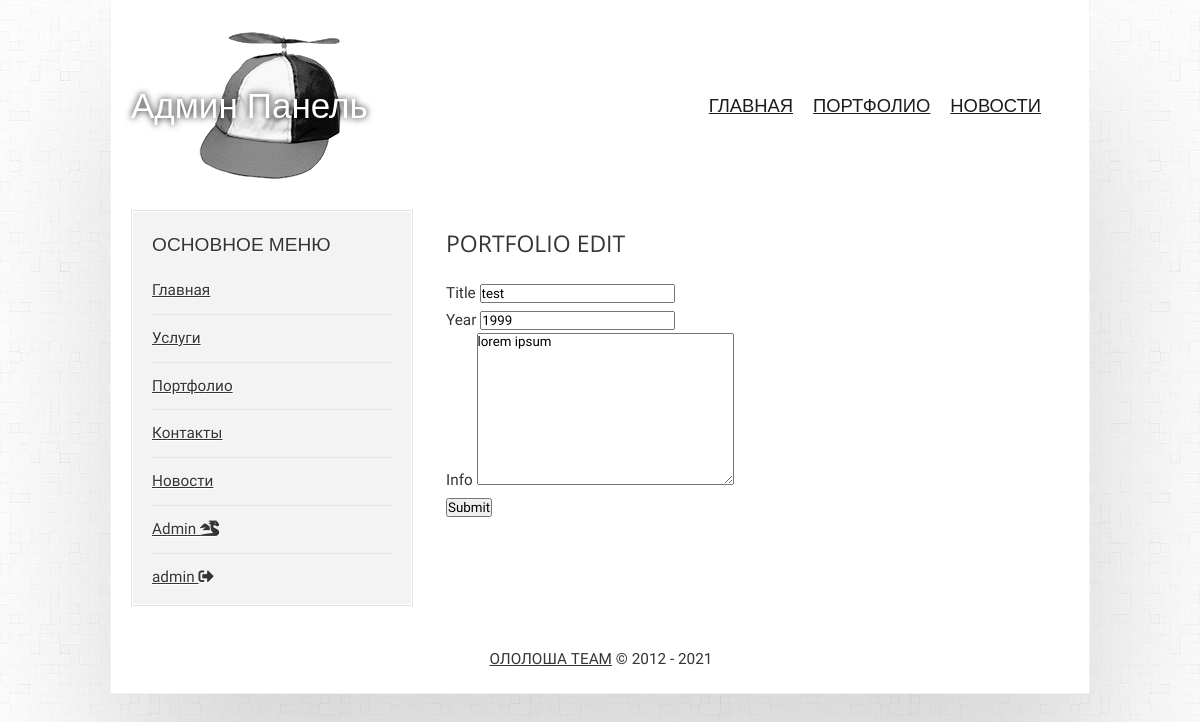
Page /admin/edit/?table=portfolio&id=5 (signed in) on the earlier database version.
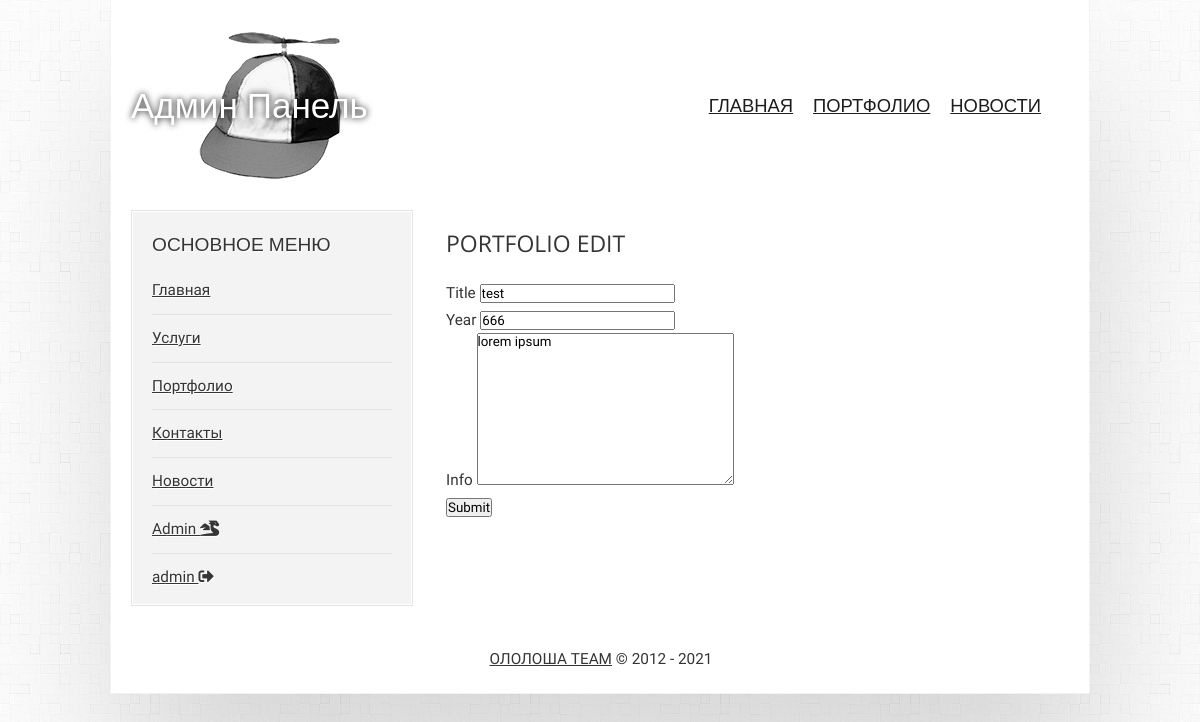
Same page on the later database version.
### tables this page shows
CREATE TABLE `portfolio` (
  `ID` int(11) NOT NULL,
  `Year` int(11) NOT NULL,
  `Name` varchar(255) NOT NULL,
  `Info` text NOT NULL
);

### application/core/view.php (called while the page is built)
<?php
class View
{
	function generate($content_view, $template_view, $data = null)
	{
		include 'application/views/'.$template_view;
	}
}

### application/bootstrap.php (called while the page is built, shortened)
<?php
require_once 'core/model.php';
require_once 'core/view.php';
Route::start();

### index.php (called while the page is built, shortened)
<?php
require_once 'application/bootstrap.php';

### application/core/model.php (called while the page is built, shortened)
<?php
class Model
{
	 public function __construct()
    {
        $this->link = mysqli_connect($GLOBALS['host'],$GLOBALS['username'],$GLOBALS['password'],$GLOBALS['database']);
    }
}

### application/models/model_admin.php (called while the page is built, shortened)
<?php
class Model_Admin extends Model{
    public function get_record($id,$table)
    {
        $query = "SELECT * FROM {$table} WHERE id={$id}";
        $result = mysqli_query($this->link,$query);
        return mysqli_fetch_assoc($result);
    }
}

### application/views/Admin/portfolioEdit_view.php (the view, shortened to what this page needs)
<div>
    <h2>portfolio edit</h2>
    <form method="post">
        <div class="form-group">
            <label for="email">Title</label>
            <input type="text" class="form-control" id="email" name="title" aria-describedby="emailHelp"
                   placeholder="Enter email" value="<?= $data['Name']; ?>">
        </div>
        <div class="form-group">
            <label for="number">Year</label>
            <input type="number" class="form-control" id="number" value="<?= $data['Year']; ?>" name="year" placeholder="Enter number">
        </div>
        <div class="form-group">
            <label for="text">Info</label>
            <textarea name="info" id="text" cols="30" rows="10"><?= $data['Info']; ?></textarea>
        </div>
        <button type="submit" class="btn btn-primary mt-2" ">Submit</button>
    </form>
</div>

Differences in the rows shown:
changed portfolio "test": year "1999" → "666"
